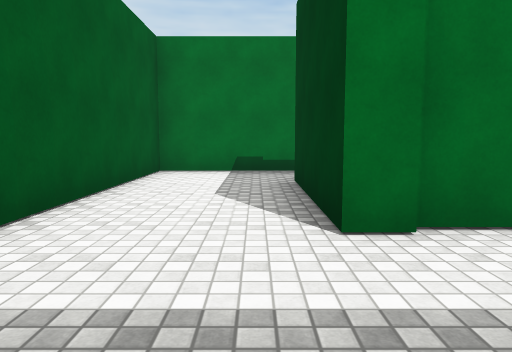
View 1 (above)

15 first-person views from a walk through a Unity game level. The camera is 1.3 m above the floor, tilts 6° down and sees 70° across. The floor is counted in squares, 2 m on a side. Each view is taken from the middle of a square. On the plan, view 1 faces up. The plan holds only what a view shows up to about 11 squares ahead; the rest is blank. The player is left out. Surface patterns are stand-ins for the level's own textures.

View 2
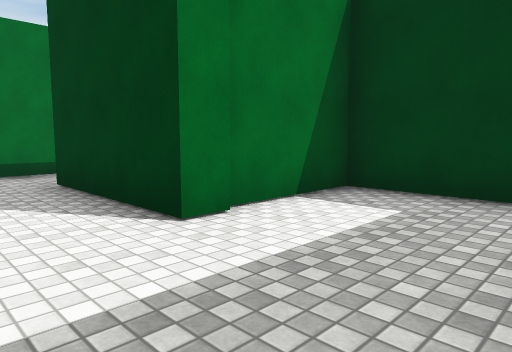

View 3
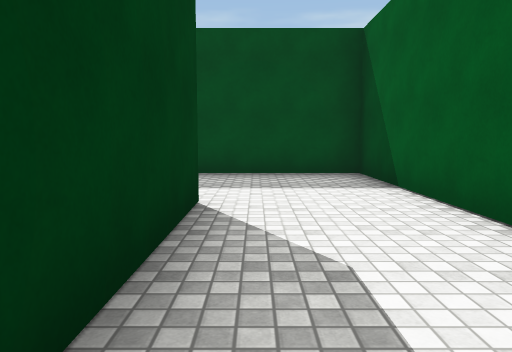

View 4
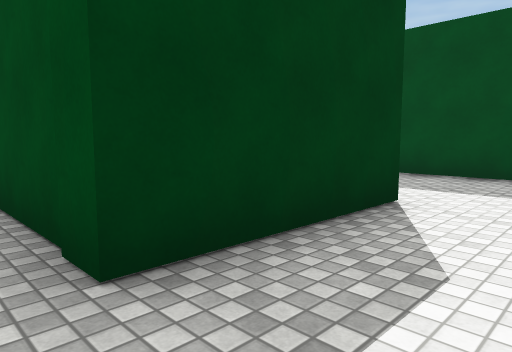

View 5
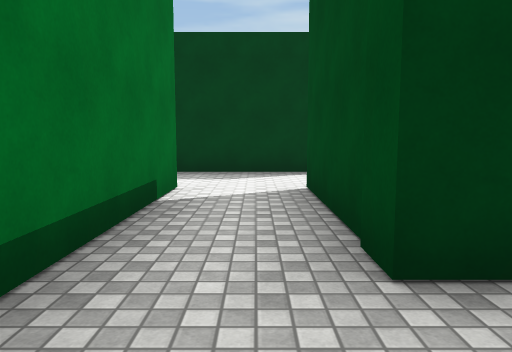

View 6
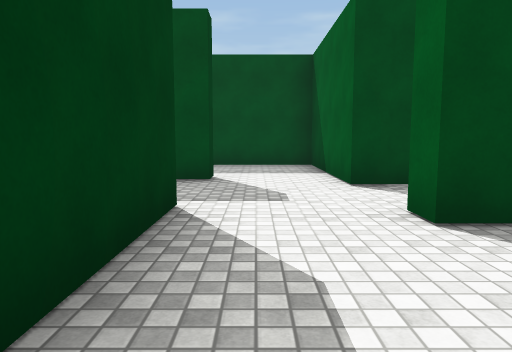

View 7
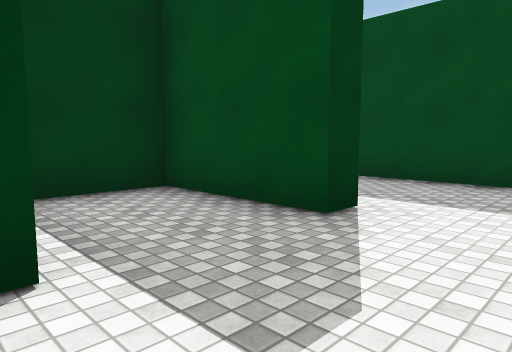

View 8
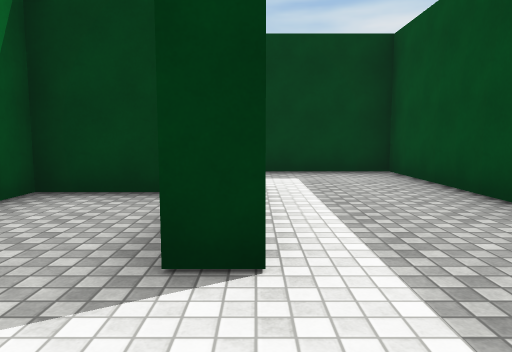

View 9
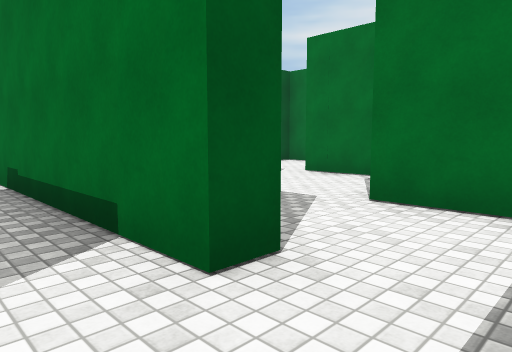

View 10
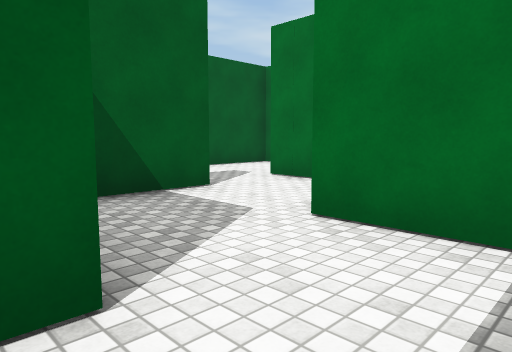

View 11
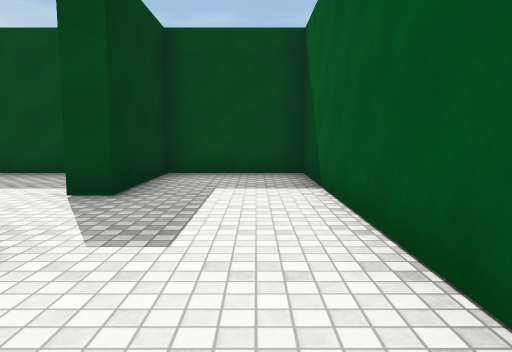

View 12
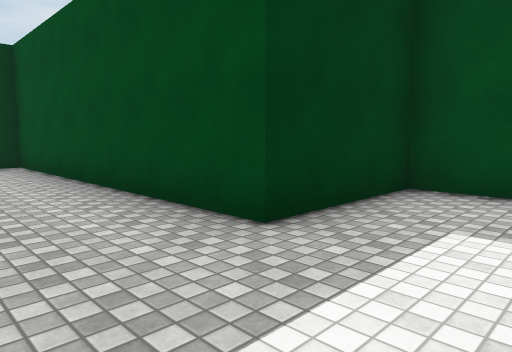

View 13
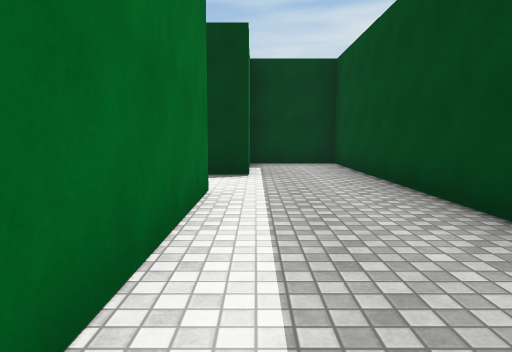

View 14
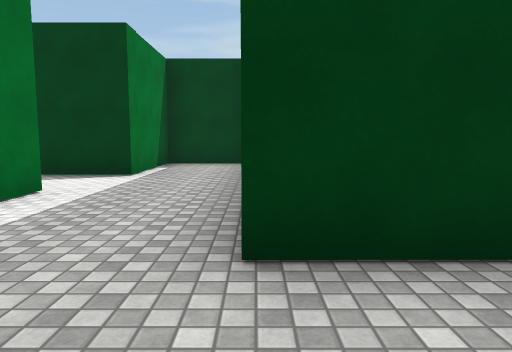

View 15
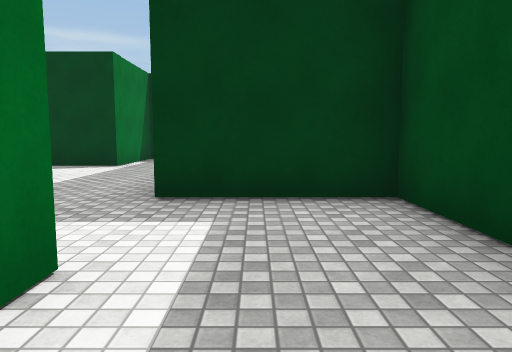

### Floor plan
Points are (right, up) in squares from view 1. A wall is a line through its corners. A room is listed if a view was taken in it or the views show most of it. See-through windows are left out.
Room 1 (views 1, 2, 3, 4, 5, 9)
walls: (3.2, 0.6) (3.2, 2.5) (0.6, 2.5) (0.6, 5.3) (3.7, 5.3); (3.7, 7) (-1.8, 7) (-1.8, -0.5) (1.9, -0.5); (5.7, 5.5) (5.7, 6.5)
ways out: opening at (4.5, 7) to room 2; opening at (4.5, 5) to room 3
Room 2 (views 6, 10)
walls: (4.6, 9.5) (3.1, 9.5); (2.4, 7.5) (3.7, 7.5) (3.7, 7); (5.7, 6.5) (5.7, 7.5); (1.1, 10) (1.1, 8.5)
ways out: opening at (4.5, 7) to room 1; opening at (2, 10)
Room 3 (views 7, 8)
walls: (5.7, 4.5) (5.7, 5.5); (3.7, 5.3) (3.7, 4.8); (5.7, 1.9) (5.7, 2.5) (8.2, 2.5) (8.2, 4.6); (2.9, 3) (3.7, 3) (3.7, 1.5)
ways out: opening at (4.5, 5) to room 1; opening at (4.5, 2) to room 6
Room 4 (view 11)
walls: (2.1, 11.7) (0.6, 11.7); (-1.2, 14.2) (-1.8, 14.2) (-1.8, 7.5) (0.6, 7.5) (0.6, 10) (1.1, 10)
ways out: opening at (1, 11)
Room 5 (views 12, 13, 14)
walls: (13.4, 4.6) (9.8, 4.6); (10.8, 2.1) (17.9, 2.1) (17.9, 4.1) (15.2, 4.1)
ways out: opening at (9.5, 2) to room 6; opening at (14, 5)
Room 6 (view 15)
walls: (8.8, 2) (8.2, 2); (3.7, 1.5) (3.7, -0.5) (10.8, -0.5) (10.8, 2.1)
ways out: opening at (4.5, 2) to room 3; opening at (9.5, 2) to room 5

Where each view was taken, in squares from view 1:
view 1: 0 up, 0 right, facing up
view 2: 0 up, 1 left, facing up-right
view 3: 6 up, 0 right, facing down
view 4: 6 up, 1 left, facing down-right
view 5: 6 up, 1 left, facing right
view 6: 8 up, 5 right, facing down
view 7: 5 up, 4 right, facing down-right
view 8: 2 up, 4 right, facing right
view 9: 6 up, 5 right, facing up-left
view 10: 7 up, 5 right, facing up-left
view 11: 14 up, 1 left, facing down
view 12: 4 up, 9 right, facing down-right
view 13: 4 up, 9 right, facing right
view 14: 2 up, 9 right, facing right
view 15: 1 up, 7 right, facing right
